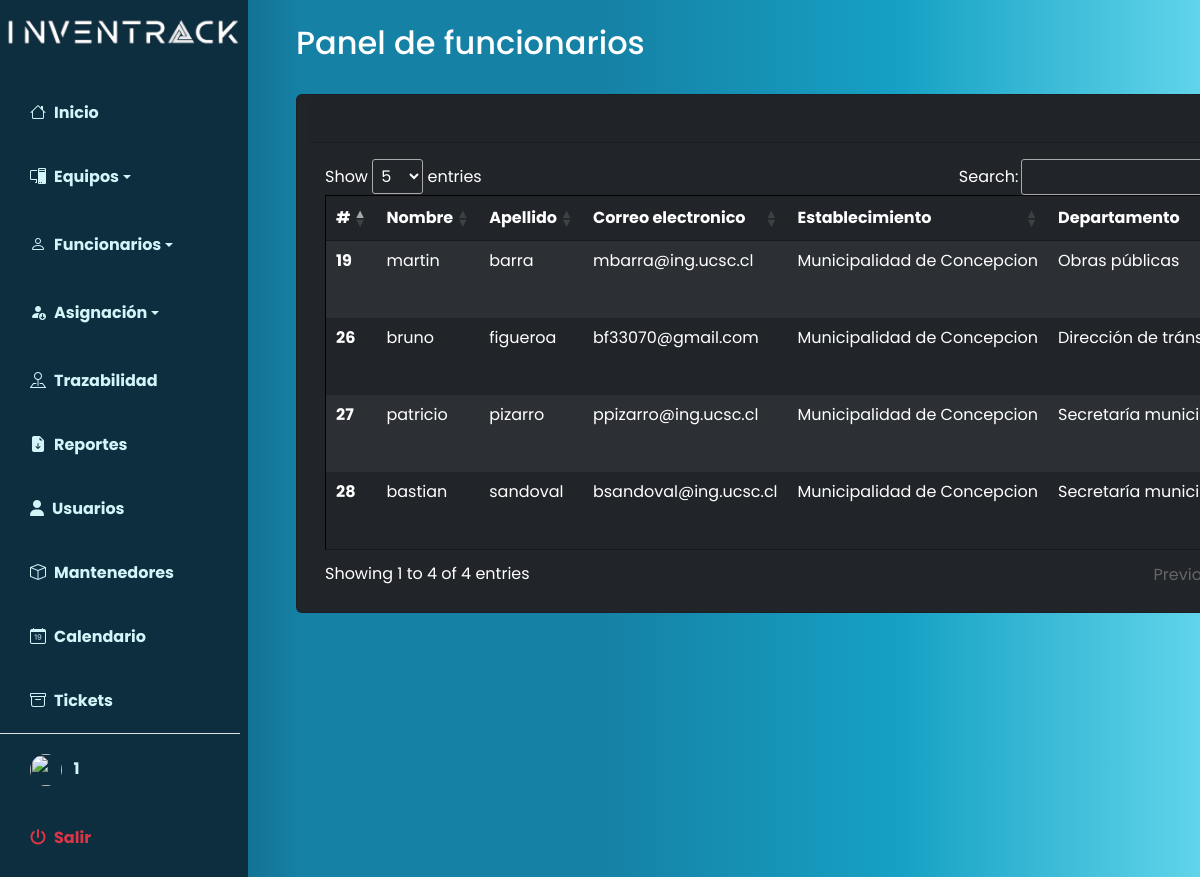
The page /index.php?p=mantenedores/funcionarios/funcionariosPanel (signed in) on the database its author committed.
### tables this page shows
CREATE TABLE `funcionarios` (
  `id` int(10) NOT NULL,
  `nombre` varchar(50) NOT NULL,
  `apellido` varchar(50) NOT NULL,
  `email` varchar(50) NOT NULL,
  `establecimiento_id` int(10) NOT NULL,
  `departamento_id` int(10) NOT NULL
);

CREATE TABLE `establecimientos` (
  `id` int(10) NOT NULL,
  `establecimiento` varchar(50) NOT NULL,
  `comuna_id` int(10) NOT NULL
);

CREATE TABLE `departamentos` (
  `id` int(10) NOT NULL,
  `departamento` varchar(50) NOT NULL
);

### index.php (called while the page is built, shortened)
<?php
$pagina = isset($_GET['p']) ? strtolower($_GET['p']) : 'home';
require_once 'includes/header.php';
require_once 'pages/' . $pagina . '.php';
require_once 'includes/footer.php';
?>

### pages/mantenedores/funcionarios/funcionariosPanel.php (the view, shortened to what this page needs)
<?php
include("database/auth.php");
$query = "SELECT funcionarios.*, establecimientos.establecimiento AS establecimiento, departamentos.departamento AS departamento
    FROM funcionarios
    LEFT JOIN establecimientos ON funcionarios.establecimiento_id = establecimientos.id
    LEFT JOIN departamentos ON funcionarios.departamento_id = departamentos.id
    where funcionarios.nombre != 'no asignado';
    ";
$result = mysqli_query($connection, $query);
?>
<nav class="navbar navbar-expand-lg navbar-light bg-transparent py-4 px-4">
    <h2 class="fs-2 mx-4 text-white">Panel de funcionarios</h2>
</nav>
<main class="container mx-5">
    <div class="row" id="contenedortabla">
        <div class="card text-bg-dark">
            <div class="card-header">
                <div class="d-flex justify-content-between align-items-center">
                </div>
            </div>
            <div class="card-body table-responsive text-bg-dark">
                <table class="table table-hover table-dark table-striped tableAux dataTables table-borderless">
                    <thead class="">
                        <tr>
                            <th scope="col">#</th>
                            <th scope="col">Nombre</th>
                            <th scope="col">Apellido</th>
                            <th scope="col">Correo electronico</th>
                            <th scope="col">Establecimiento</th>
                            <th scope="col">Departamento</th>
                        </tr>
                    </thead>
                    <tbody>
                        <?php while ($fila = mysqli_fetch_array($result)): ?>
                            <tr>
                                <th scope="row">
                                    <?= $fila['id'] ?>
                                </th>
                                <td>
                                    <?= $fila['nombre'] ?>
                                </td>
                                <td>
                                    <?= $fila['apellido'] ?>
                                </td>
                                <td>
                                    <?= $fila['email'] ?>
                                </td>
                                <td>
                                    <?= $fila['establecimiento'] ?>
                                </td>
                                <td>
                                    <?= $fila['departamento'] ?>
                                </td>
                            </tr>
                        <?php endwhile; ?>
                    </tbody>
                </table>
            </div>
        </div>
    </div>
</main>

### includes/estilos.css (style rules this page uses)
:root { --main-bg-color: #ffda07; --main-text-color: #eee8e8; --second-text-color: #d3f5fa; --second-bg-color: #7fa897; }
#contenedortabla { position: relative; width: max-content; }
.tableAux { width: 595pt; border: 1px solid #000000ee; }

### includes/header.php (style rules this page uses)
body { font-family: 'Poppins', sans-serif; }

### rows shown on the page
funcionarios: id "19", nombre "martin", apellido "barra", email "mbarra@ing.ucsc.cl", establecimiento.establecimiento "Municipalidad de Concepcion", departamento.departamento "Obras públicas"
funcionarios: id "26", nombre "bruno", apellido "figueroa", email "bf33070@gmail.com", establecimiento.establecimiento "Municipalidad de Concepcion", departamento.departamento "Dirección de…"
funcionarios: id "27", nombre "patricio", apellido "pizarro", email "ppizarro@ing.ucsc.cl", establecimiento.establecimiento "Municipalidad de Concepcion", departamento.departamento "Secretaría…"
funcionarios: id "28", nombre "bastian", apellido "sandoval", email "bsandoval@ing.ucsc.cl", establecimiento.establecimiento "Municipalidad de Concepcion", departamento.departamento "Secretaría…"

### other values the page prints
$_SESSION['username'] "1"
